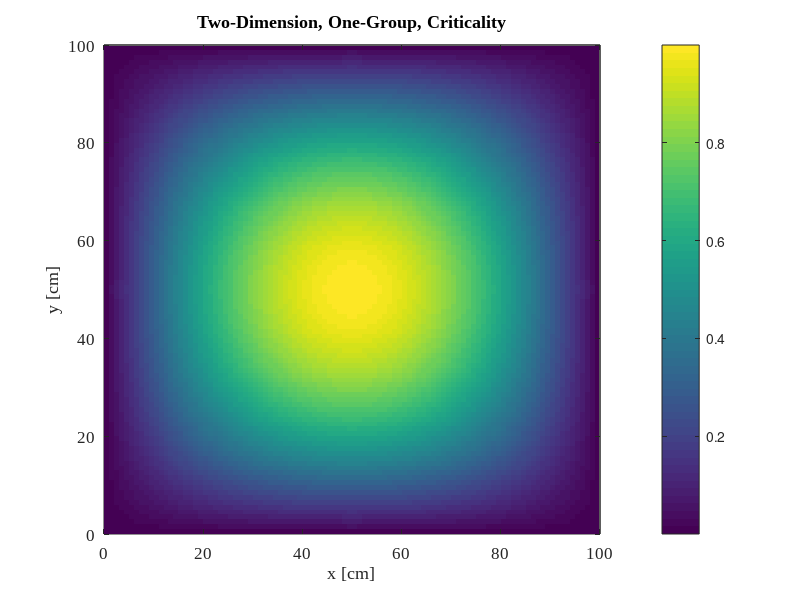

The MATLAB script that drew this image:
clear
close all

Lx = 100;
Ly = 100;
ntest = 100;

fun = @(x,y)(sin((pi/Lx)*x).*sin((pi/Ly)*y));

dx = Lx/ntest;
dy = Ly/ntest;

x = 0.5*dx:dx:Lx;
y = 0.5*dy:dy:Ly;

[X,Y]=meshgrid(x,y);

val = fun(X,Y);

figure
imagesc(x,y,val);
view([0,-90])
colormap(viridis)
colorbar
xlabel('x [cm]')
ylabel('y [cm]')
title('Two-Dimension, One-Group, Criticality')

set(gca,'FontName','Times New Roman','FontSize',12);
print('../figs/2d1g.eps','-depsc2');
close(gcf)